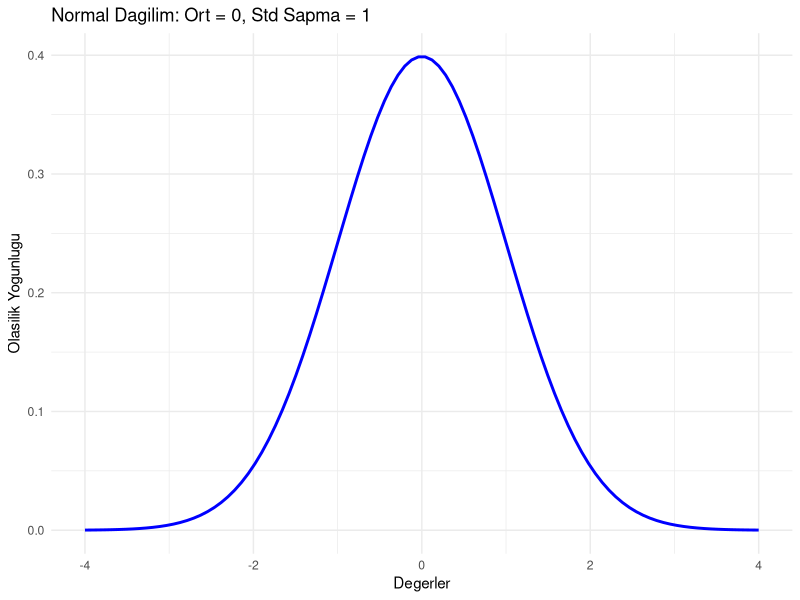
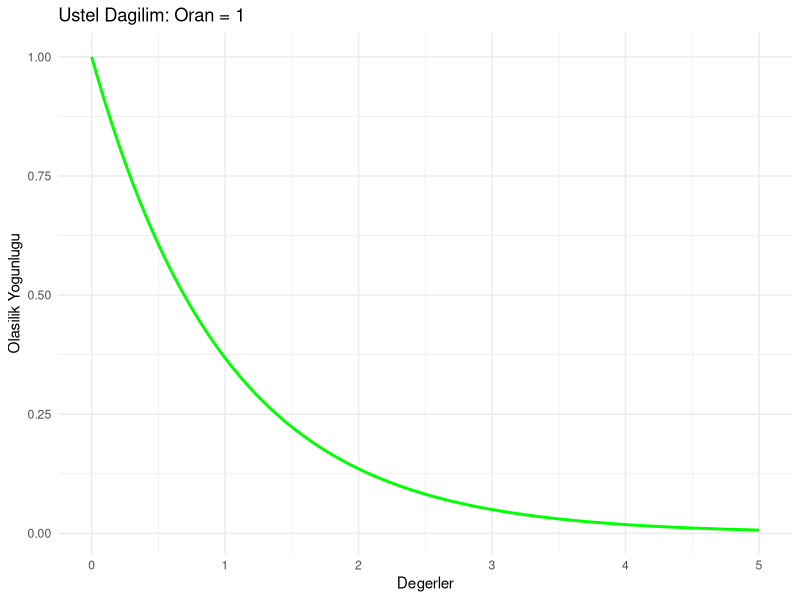
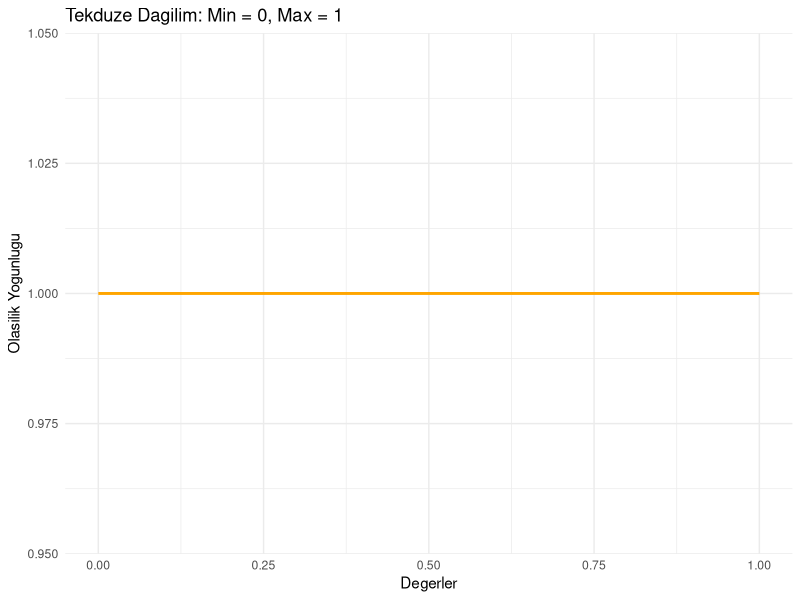
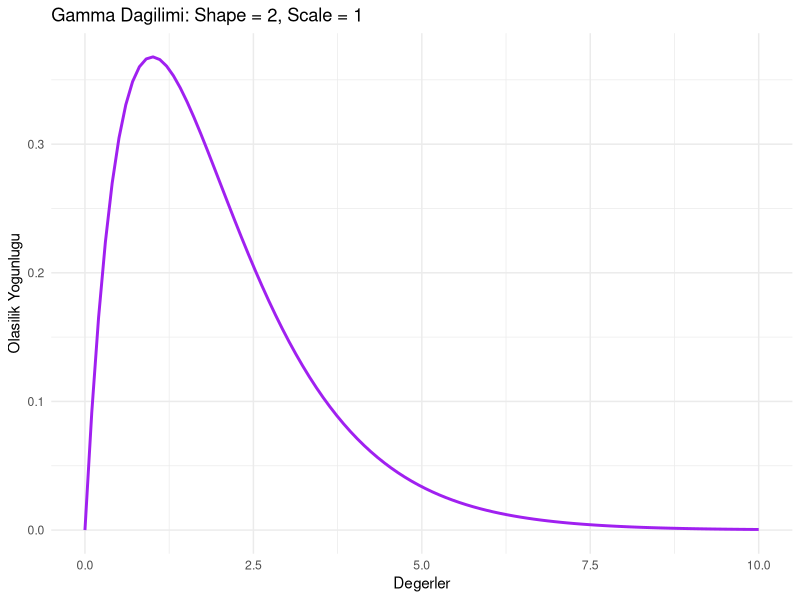

Write R code to recreate these figures, in order.
## ---- chunk 1
#| label: binom-olasilik-hesaplama
#| message: false
#| warning: false

# dbinom() fonksiyonu ile olasılık hesaplama

dbinom( # dbinom() fonksiyonu
  x = 3, # x: Başarı sayısı
  size = 10, # size: Toplam deneme sayısı
  prob = 0.5# prob: Her bir denemede başarı olasılığı
)
# 10 bağımsız denemede, başarı olasılığı 0.5 olan bir olayın tam 3 kez 
# gerçekleşme olasılığını hesaplar.
## ---- chunk 2
#| label: rastgele-sayilar-setseed-olmadan
#| message: false
#| warning: false

# Rastgele sayılar üretme
runif(5)  
# 0 ile 1 arasında 5 rastgele sayı üretir. Her çalışmada sayılar da değişir.
## ---- chunk 3
#| label: rastgele-sayilar-setseed-ile
#| message: false
#| warning: false

# Rastgelelik için sabit bir başlangıç noktası belirleme
set.seed(123)
# set.seed() kullanıldığında, rastgele sayı üretimi kontrol altına alınır.

# 0 ile 1 arasında 5 rastgele sayı üretme
runif(5)  # Kod her çalıştırıldığında aynı sayılar üretilir. Değişmez.
## ---- chunk 4
#| label: poisson-olasilik-hesaplama
#| message: false
#| warning: false

# Poisson dağılımında belirli bir olayın gerçekleşme olasılığını hesaplama

# dpois() fonksiyonu
dpois( # dpois() fonksiyonu
  x = 3, # x: Olay sayısı (kaç kez gerçekleştiği)
  lambda = 5 # lambda: Ortalama olay sayısı (beklenen değer)
)
# Ortalama 5 olay gerçekleşen bir durumda, 3 olayın gerçekleşme olasılığı
## ---- chunk 5
#| label: geometrik-olasilik-hesaplama
#| message: false
#| warning: false

# Geometrik dağılımda olasılık hesaplama
dgeom(x = 3, # x: Başarıdan önceki başarısızlık sayısı
      prob = 0.2 # prob: Her bir denemede başarı olasılığı
      )
# Başarı olasılığı 0.2 olan bir deneyde, 
# ilk başarıdan önce tam 3 başarısızlık gerçekleşme olasılığını hesaplar.
## ---- chunk 6
#| label: hipergeometrik-olasilik-hesaplama
#| message: false
#| warning: false

# Hipergeometrik dağılımda olasılık hesaplama

dhyper( # dhyper() fonksiyonu
  x = 3, # x: Örneklemde istenen özelliğe sahip nesne sayısı
  m = 10, # m: Popülasyondaki istenen özelliğe sahip nesne sayısı
  n = 5, # n: Popülasyondaki diğer nesne sayısı
  k = 5 # k: Örneklem büyüklüğü
)
# Popülasyonda 10 beyaz, 5 siyah bilye bulunan bir torbadan, rastgele 
# seçilen 5 bilyede tam 3 beyaz bilye bulunma olasılığını hesaplar.
## ---- chunk 7
#| label: normal-dagilim-olasilik-yogunlugu
#| message: false
#| warning: false

# Normal dağılımda olasılık yoğunluğunu hesaplama
dnorm( # dnorm() fonksiyonu
  x = 0,# x: Değerler
  mean = 0, # mean: Ortalama
  sd = 1 # sd: Standart sapma
  )
# Ortalama 0 ve standart sapma 1 olan bir normal dağılımda, 
# tam olarak 0 değerinin olasılık yoğunluğunu hesaplar.
## ---- chunk 8
#| echo: false
#| warning: false
#| message: false

# Örnek: Normal dağılım için rastgele veri üretimi
set.seed(123)
normal_data <- data.frame(
  x = seq(-4, 4, length.out = 100),
  Density = dnorm(seq(-4, 4, length.out = 100), mean = 0, sd = 1)
)

# Normal dağılımı görselleştirme
library(ggplot2)
ggplot(normal_data, aes(x = x, y = Density)) +
  geom_line(color = "blue", size = 1) +
  labs(
    title = "Normal Dagilim: Ort = 0, Std Sapma = 1",
    x = "Degerler",
    y = "Olasilik Yogunlugu"
  ) +
  theme_minimal()
## ---- chunk 9
# Örnek veri seti oluşturma
set.seed(123)  # Rastgelelik kontrolü
group1 <- rnorm(15, mean = 100, sd = 10)  # Grup 1 için rastgele değerler
group2 <- rnorm(15, mean = 110, sd = 10)  # Grup 2 için rastgele değerler

# Grupları görüntüleme
print(group1)
print(group2)

# Bağımsız iki örneklem t-testi
t_test_result <- t.test(group1, group2, var.equal = TRUE) 
#t.test() Fonksiyonu: İki grubun ortalamalarının eşit olup olmadığını test eder.

# Test sonuçlarını görüntüleme
print(t_test_result)
## ---- chunk 10
#| label: ustel-dagilim-olasilik-yogunlugu
#| message: false
#| warning: false

# Üstel dağılımda olasılık yoğunluğunu hesaplama
dexp( 
  x = 2, # x: Değerler (süre)
  rate = 1 # rate: Oran (olayın gerçekleşme hızı)
  )
# Olayın gerçekleşme hızının 1 olduğu bir üstel dağılımda,
# 2 birimlik bir sürede olayın gerçekleşme olasılığını hesaplar.
## ---- chunk 11
#| echo: false
#| warning: false
#| message: false

# Örnek: Üstel dağılım için rastgele veri üretimi
set.seed(123)
expo_data <- data.frame(
  x = seq(0, 5, length.out = 100),
  Density = dexp(seq(0, 5, length.out = 100), rate = 1)
)

# Üstel dağılımı görselleştirme
ggplot(expo_data, aes(x = x, y = Density)) +
  geom_line(color = "green", size = 1) +
  labs(
    title = "Ustel Dagilim: Oran = 1",
    x = "Degerler",
    y = "Olasilik Yogunlugu"
  ) +
  theme_minimal()
## ---- chunk 12
#| label: tekduze-dagilim-olasilik-yogunlugu
#| message: false
#| warning: false

# Tekdüze dağılımda olasılık yoğunluğunu hesaplama
dunif(
  x = 0.5, # x: Değerler
  min = 0, # min: Alt sınır
  max = 1 # max: Üst sınır
  )
# 0 ile 1 arasında bir tekdüze dağılımda,
# 0.5 değerinin olasılık yoğunluğunu hesaplar.
## ---- chunk 13
#| echo: false
#| warning: false
#| message: false

# Örnek: Tekdüze dağılım için rastgele veri üretimi
set.seed(123)
uniform_data <- data.frame(
  x = seq(0, 1, length.out = 100),
  Density = dunif(seq(0, 1, length.out = 100), min = 0, max = 1)
)

# Tekdüze dağılımı görselleştirme
ggplot(uniform_data, aes(x = x, y = Density)) +
  geom_line(color = "orange", size = 1) +
  labs(
    title = "Tekduze Dagilim: Min = 0, Max = 1",
    x = "Degerler",
    y = "Olasilik Yogunlugu"
  ) +
  theme_minimal()
## ---- chunk 14
#| label: gamma-dagilim-olasilik-yogunlugu
#| message: false
#| warning: false

# Gamma dağılımında olasılık yoğunluğunu hesaplama
dgamma(
  x = 2, # x: Değerler (süre)
  shape = 2, # shape: Şekil parametresi
  scale = 1 # scale: Ölçek parametresi
  )
# Şekil parametresi 2 ve ölçek parametresi 1 olan bir gamma dağılımında,
# 2 değerinin olasılık yoğunluğunu hesaplar.
## ---- chunk 15
#| echo: false
#| warning: false
#| message: false

# Örnek: Gamma dağılımı için rastgele veri üretimi
set.seed(123)
gamma_data <- data.frame(
  x = seq(0, 10, length.out = 100),
  Density = dgamma(seq(0, 10, length.out = 100), shape = 2, scale = 1)
)

# Gamma dağılımını görselleştirme
ggplot(gamma_data, aes(x = x, y = Density)) +
  geom_line(color = "purple", size = 1) +
  labs(
    title = "Gamma Dagilimi: Shape = 2, Scale = 1",
    x = "Degerler",
    y = "Olasilik Yogunlugu"
  ) +
  theme_minimal()
